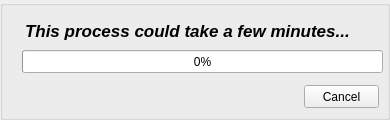
<?xml version="1.0" encoding="UTF-8"?>
<ui version="4.0">
 <class>datawindow</class>
 <widget class="QMainWindow" name="datawindow">
  <property name="geometry">
   <rect>
    <x>0</x>
    <y>0</y>
    <width>390</width>
    <height>120</height>
   </rect>
  </property>
  <property name="minimumSize">
   <size>
    <width>390</width>
    <height>120</height>
   </size>
  </property>
  <property name="maximumSize">
   <size>
    <width>390</width>
    <height>120</height>
   </size>
  </property>
  <property name="windowTitle">
   <string>RailWave</string>
  </property>
  <property name="windowIcon">
   <iconset resource="rsources.qrc">
    <normaloff>:/images.png</normaloff>:/images.png</iconset>
  </property>
  <widget class="QWidget" name="centralwidget">
   <widget class="QGroupBox" name="groupBox">
    <property name="geometry">
     <rect>
      <x>0</x>
      <y>0</y>
      <width>390</width>
      <height>120</height>
     </rect>
    </property>
    <property name="title">
     <string/>
    </property>
    <widget class="QPushButton" name="cancelBtn">
     <property name="geometry">
      <rect>
       <x>304</x>
       <y>85</y>
       <width>75</width>
       <height>23</height>
      </rect>
     </property>
     <property name="text">
      <string>Cancel</string>
     </property>
    </widget>
    <widget class="QLabel" name="infoLb">
     <property name="geometry">
      <rect>
       <x>25</x>
       <y>20</y>
       <width>351</width>
       <height>21</height>
      </rect>
     </property>
     <property name="font">
      <font>
       <family>MS Sans Serif</family>
       <pointsize>13</pointsize>
       <weight>75</weight>
       <italic>true</italic>
       <bold>true</bold>
       <underline>false</underline>
      </font>
     </property>
     <property name="text">
      <string>This process could take a few minutes...</string>
     </property>
    </widget>
    <widget class="QProgressBar" name="progressBar">
     <property name="geometry">
      <rect>
       <x>22</x>
       <y>50</y>
       <width>361</width>
       <height>23</height>
      </rect>
     </property>
     <property name="value">
      <number>0</number>
     </property>
     <property name="textVisible">
      <bool>true</bool>
     </property>
     <property name="orientation">
      <enum>Qt::Horizontal</enum>
     </property>
     <property name="invertedAppearance">
      <bool>false</bool>
     </property>
     <property name="textDirection">
      <enum>QProgressBar::TopToBottom</enum>
     </property>
    </widget>
   </widget>
  </widget>
 </widget>
 <resources>
  <include location="rsources.qrc"/>
 </resources>
 <connections/>
</ui>
